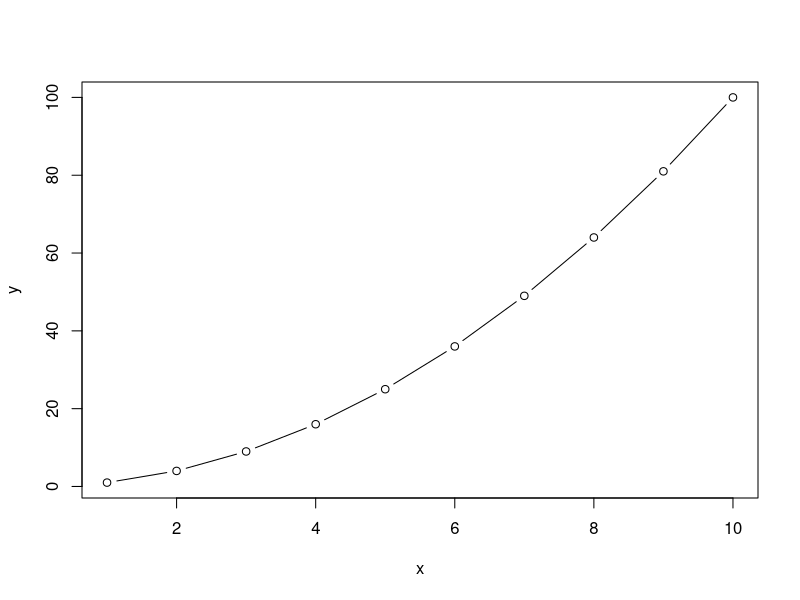

Write the R code that produced this figure.
## ---- chunk 1
#| echo: false
x <- 1:10
y <- x^2
plot(x, y, type = "b")
